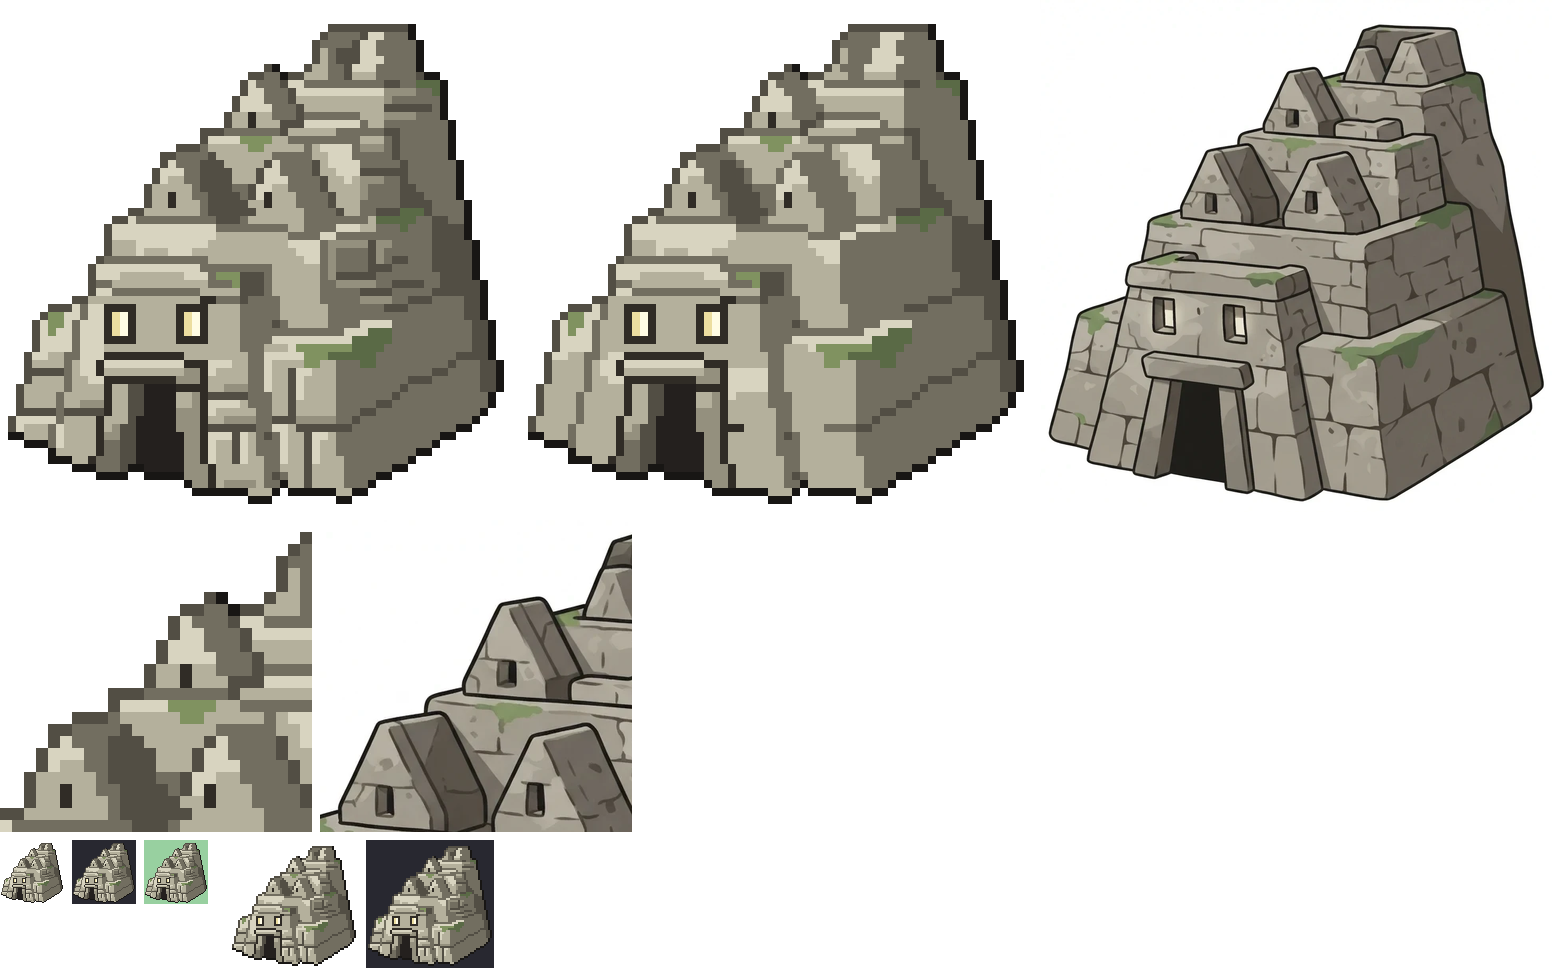

This chart was generated by the following Python code:
# vel.py nieuw.png vorig.png out.png : rN | r3 | model op 8x, gevelzone op 12x (rN | model), 1x op licht en donker
import sys, numpy as np
from PIL import Image, ImageDraw
M='/home/user/Pokemon-Fully-Ungrounded/docs/concept/sprites/tempel/referenties/model.webp'
s=(983-46)/62; X0,Y0,left,top=46,57,1,3
src=Image.open(M).convert('RGB')
def modelcrop(x0,y0,x1,y1,z):
    return src.crop((int(X0+(x0-left)*s),int(Y0+(y0-top)*s),int(X0+(x1-left)*s),int(Y0+(y1-top)*s))).resize(((x1-x0)*z,(y1-y0)*z),Image.LANCZOS)
def rgba(p):
    im=Image.open(p)
    if im.mode=='P': im=im.convert('RGBA')
    return im
def on(im,col):
    b=Image.new('RGBA',im.size,col+(255,)); b.alpha_composite(im); return b.convert('RGB')
A=rgba(sys.argv[1]); B=rgba(sys.argv[2])
W=512*3+16; FX,FY,FX1,FY1=16,2,42,28  # gevelzone + topgevels
fz=12; fw=(FX1-FX)*fz; fh=(FY1-FY)*fz
o=Image.new('RGB',(W,512+8+fh+8+140),(255,255,255))
o.paste(on(A,(255,255,255)).resize((512,512),Image.NEAREST),(0,0))
o.paste(on(B,(255,255,255)).resize((512,512),Image.NEAREST),(520,0))
o.paste(modelcrop(0,0,64,64,8),(1040,0))
o.paste(on(A.crop((FX,FY,FX1,FY1)),(255,255,255)).resize((fw,fh),Image.NEAREST),(0,520))
o.paste(modelcrop(FX,FY,FX1,FY1,fz),(fw+8,520))
y=520+fh+8
o.paste(on(A,(255,255,255)),(0,y)); o.paste(on(A,(40,40,48)),(72,y)); o.paste(on(A,(152,208,160)),(144,y))
o.paste(on(A,(255,255,255)).resize((128,128),Image.NEAREST),(230,y)); o.paste(on(A,(40,40,48)).resize((128,128),Image.NEAREST),(366,y))
o.save(sys.argv[3])
